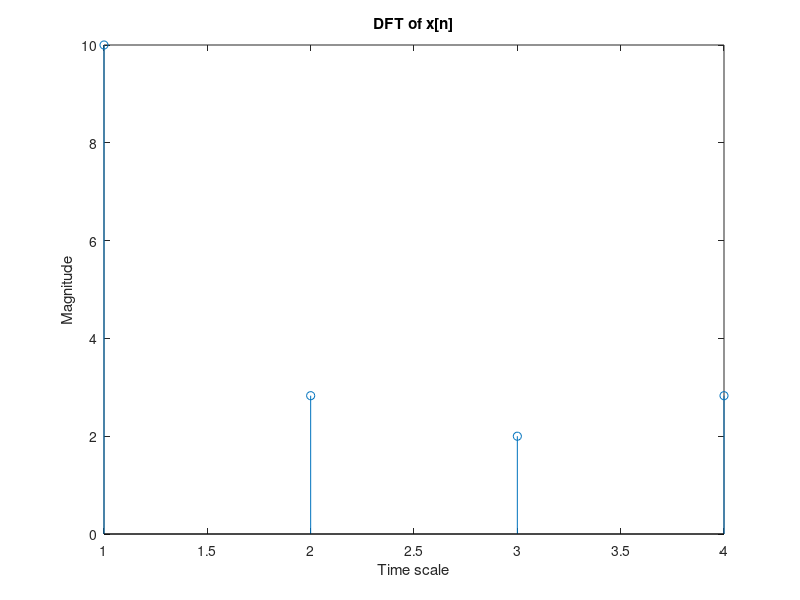

MATLAB code for this plot:
x=[1,2,3,4];
N=length(x);
X_fft=zeros(1,N);
for k=0:N-1
    for n=0:N-1
        X_fft(k+1)=X_fft(k+1)+x(n+1)*exp(-1i*2*pi*k*n/N);
    end
end
disp("DFT of x[n] is");
disp(abs(X_fft));
figure;
stem(abs(X_fft));
xlabel('Time scale');
ylabel('Magnitude');
title('DFT of x[n]');
